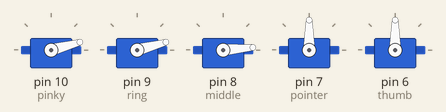
The sketch below on a simulated Arduino Uno, built with avr-gcc and run on an emulated ATmega328P. On the bench: 5 × servo.

Above: at 0.05 s.
At 0.6 s:
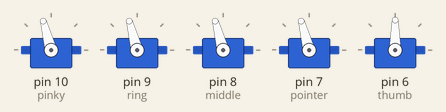
At 0.85 s:
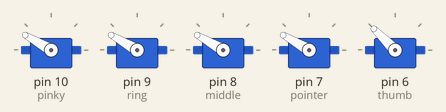
At 1.15 s:
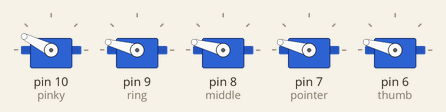
At 1.7 s:
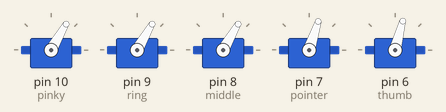
At 2.25 s:
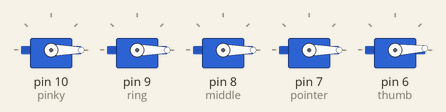
Timing chart, 0 to 5.3 s (numbered marks = the images above):
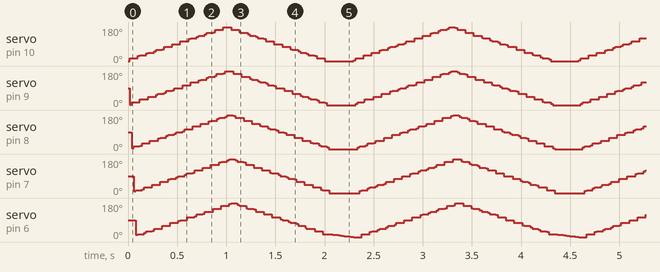

The sketch:

servo_test.ino
```cpp
#include <Servo.h>

Servo pinky;
Servo ring;
Servo middle;
Servo pointer;
Servo thumb;
int pos = 0;
int wait = 1;
void setup() {
  pinky.attach(10);
  ring.attach(9);
  middle.attach(8);
  pointer.attach(7);
  thumb.attach(6);
}
void loop() {
  for (pos = 0; pos <= 15; pos += 1) {
    pinky.write(pos);
    delay(wait);
  }
  for (pos = 0; pos <= 15; pos += 1) {
    ring.write(pos);
    delay(wait);
  }
  for (pos = 0; pos <= 15; pos += 1) {
    middle.write(pos);
    delay(wait);
  }
  for (pos = 0; pos <= 15; pos += 1) {
    pointer.write(pos);
    delay(wait);
  }
  for (pos = 0; pos <= 15; pos += 1) {
    thumb.write(pos);
    delay(wait);
  }
  for (pos = 15; pos <= 30; pos += 1) {
    pinky.write(pos);
    delay(wait);
  }
  for (pos = 15; pos <= 30; pos += 1) {
    ring.write(pos);
    delay(wait);
  }
  for (pos = 15; pos <= 30; pos += 1) {
    middle.write(pos);
    delay(wait);
  }
  for (pos = 15; pos <= 30; pos += 1) {
    pointer.write(pos);
    delay(wait);
  }
  for (pos = 15; pos <= 30; pos += 1) {
    thumb.write(pos);
    delay(wait);
  }
  for (pos = 30; pos <= 45; pos += 1) {
    pinky.write(pos);
    delay(wait);
  }
  for (pos = 30; pos <= 45; pos += 1) {
    ring.write(pos);
    delay(wait);
  }
  for (pos = 30; pos <= 45; pos += 1) {
    middle.write(pos);
    delay(wait);
  }
  for (pos = 30; pos <= 45; pos += 1) {
    pointer.write(pos);
    delay(wait);
  }
  for (pos = 30; pos <= 45; pos += 1) {
    thumb.write(pos);
    delay(wait);
  }
  for (pos = 45; pos <= 60; pos += 1) {
    pinky.write(pos);
    delay(wait);
  }
  for (pos = 45; pos <= 60; pos += 1) {
    ring.write(pos);
    delay(wait);
  }
  for (pos = 45; pos <= 60; pos += 1) {
    middle.write(pos);
    delay(wait);
  }
  for (pos = 45; pos <= 60; pos += 1) {
    pointer.write(pos);
    delay(wait);
  }
  for (pos = 45; pos <= 60; pos += 1) {
    thumb.write(pos);
    delay(wait);
  }
  for (pos = 60; pos <= 75; pos += 1) {
    pinky.write(pos);
    delay(wait);
  }
  for (pos = 60; pos <= 75; pos += 1) {
    ring.write(pos);
    delay(wait);
  }
  for (pos = 60; pos <= 75; pos += 1) {
    middle.write(pos);
    delay(wait);
  }
  for (pos = 60; pos <= 75; pos += 1) {
    pointer.write(pos);
    delay(wait);
  }
  for (pos = 60; pos <= 75; pos += 1) {
    thumb.write(pos);
    delay(wait);
  }
  for (pos = 75; pos <= 90; pos += 1) {
    pinky.write(pos);
    delay(wait);
  }
  for (pos = 75; pos <= 90; pos += 1) {
    ring.write(pos);
    delay(wait);
  }
  for (pos = 75; pos <= 90; pos += 1) {
    middle.write(pos);
    delay(wait);
  }
  for (pos = 75; pos <= 90; pos += 1) {
    pointer.write(pos);
    delay(wait);
  }
  for (pos = 75; pos <= 90; pos += 1) {
    thumb.write(pos);
    delay(wait);
  }
  //break
 for (pos = 90; pos <= 105; pos += 1) {
    pinky.write(pos);
    delay(wait);
  }
  for (pos = 90; pos <= 105; pos += 1) {
    ring.write(pos);
    delay(wait);
  }
  for (pos = 90; pos <= 105; pos += 1) {
    middle.write(pos);
    delay(wait);
  }
  for (pos = 90; pos <= 105; pos += 1) {
    pointer.write(pos);
    delay(wait);
  }
  for (pos = 90; pos <= 105; pos += 1) {
    thumb.write(pos);
    delay(wait);
  }
   for (pos = 105; pos <= 120; pos += 1) {
    pinky.write(pos);
    delay(wait);
  }
  for (pos = 105; pos <= 120; pos += 1) {
    ring.write(pos);
    delay(wait);
  }
  for (pos = 105; pos <= 120; pos += 1) {
    middle.write(pos);
    delay(wait);
  }
  for (pos = 105; pos <= 120; pos += 1) {
    pointer.write(pos);
    delay(wait);
  }
  for (pos = 105; pos <= 120; pos += 1) {
    thumb.write(pos);
    delay(wait);
  }
  //break
    for (pos = 120; pos <= 135; pos += 1) {
    pinky.write(pos);
    delay(wait);
  }
  for (pos = 120; pos <= 135; pos += 1) {
    ring.write(pos);
    delay(wait);
  }
  for (pos = 120; pos <= 135; pos += 1) {
    middle.write(pos);
    delay(wait);
  }
  for (pos = 120; pos <= 135; pos += 1) {
    pointer.write(pos);
    delay(wait);
  }
  for (pos = 120; pos <= 135; pos += 1) {
    thumb.write(pos);
    delay(wait);
  }
  for (pos = 135; pos <= 150; pos += 1) {
    pinky.write(pos);
    delay(wait);
  }
  for (pos = 135; pos <= 150; pos += 1) {
    ring.write(pos);
    delay(wait);
  }
  for (pos = 135; pos <= 150; pos += 1) {
    middle.write(pos);
    delay(wait);
  }
  for (pos = 135; pos <= 150; pos += 1) {
    pointer.write(pos);
    delay(wait);
  }
  for (pos = 135; pos <= 150; pos += 1) {
    thumb.write(pos);
    delay(wait);
  }
  for (pos = 150; pos <= 165; pos += 1) {
    pinky.write(pos);
    delay(wait);
  }
  for (pos = 150; pos <= 165; pos += 1) {
    ring.write(pos);
    delay(wait);
  }
  for (pos = 150; pos <= 165; pos += 1) {
    middle.write(pos);
    delay(wait);
  }
  for (pos = 150; pos <= 165; pos += 1) {
    pointer.write(pos);
    delay(wait);
  }
  for (pos = 150; pos <= 165; pos += 1) {
    thumb.write(pos);
    delay(wait);
  }
  for (pos = 165; pos <= 180; pos += 1) {
    pinky.write(pos);
    delay(wait);
  }
  for (pos = 165; pos <= 180; pos += 1) {
    ring.write(pos);
    delay(wait);
  }
  for (pos = 165; pos <= 180; pos += 1) {
    middle.write(pos);
    delay(wait);
  }
  for (pos = 165; pos <= 180; pos += 1) {
    pointer.write(pos);
    delay(wait);
  }
  for (pos = 165; pos <= 180; pos += 1) {
    thumb.write(pos);
    delay(wait);
  }
   for (pos = 180; pos >= 165; pos -= 1) {
    pinky.write(pos);
    delay(wait);
  }
  for (pos = 180; pos >= 165; pos -= 1) {
    ring.write(pos);
    delay(wait);
  }
  for (pos = 180; pos >= 165; pos -= 1) {
    middle.write(pos);
    delay(wait);
  }
  for (pos = 180; pos >= 165; pos -= 1) {
    pointer.write(pos);
    delay(wait);
  }
  for (pos = 180; pos >= 165; pos -= 1) {
    thumb.write(pos);
    delay(wait);
  }
  for (pos = 165; pos >= 150; pos -= 1) {
    pinky.write(pos);
    delay(wait);
  }
  for (pos = 165; pos >= 150; pos -= 1) {
    ring.write(pos);
    delay(wait);
  }
  for (pos = 165; pos >= 150; pos -= 1) {
    middle.write(pos);
    delay(wait);
  }
  for (pos = 165; pos >= 150; pos -= 1) {
    pointer.write(pos);
    delay(wait);
  }
  for (pos = 165; pos >= 150; pos -= 1) {
    thumb.write(pos);
    delay(wait);
  }
   for (pos = 150; pos >= 135; pos -= 1) {
    pinky.write(pos);
    delay(wait);
  }
  for (pos = 150; pos >= 135; pos -= 1) {
    ring.write(pos);
    delay(wait);
  }
  for (pos = 150; pos >= 135; pos -= 1) {
    middle.write(pos);
    delay(wait);
  }
  for (pos = 150; pos >= 135; pos -= 1) {
    pointer.write(pos);
    delay(wait);
  }
  for (pos = 150; pos >= 135; pos -= 1) {
    thumb.write(pos);
    delay(wait);
  }
   for (pos = 135; pos >= 120; pos -= 1) {
    pinky.write(pos);
    delay(wait);
  }
  for (pos = 135; pos >= 120; pos -= 1) {
    ring.write(pos);
    delay(wait);
  }
  for (pos = 135; pos >= 120; pos -= 1) {
    middle.write(pos);
    delay(wait);
  }
  for (pos = 135; pos >= 120; pos -= 1) {
    pointer.write(pos);
    delay(wait);
  }
  for (pos = 135; pos >= 120; pos -= 1) {
    thumb.write(pos);
    delay(wait);
  }
  //break
  for (pos = 120; pos >= 105; pos -= 1) {
    pinky.write(pos);
    delay(wait);
  }
  for (pos = 120; pos >= 105; pos -= 1) {
    ring.write(pos);
    delay(wait);
  }
  for (pos = 120; pos >= 105; pos -= 1) {
    middle.write(pos);
    delay(wait);
  }
  for (pos = 120; pos >= 105; pos -= 1) {
    pointer.write(pos);
    delay(wait);
  }
  for (pos = 120; pos >= 105; pos -= 1) {
    thumb.write(pos);
    delay(wait);
  }
  for (pos = 105; pos >= 90; pos -= 1) {
    pinky.write(pos);
    delay(wait);
  }
  for (pos = 105; pos >= 90; pos -= 1) {
    ring.write(pos);
    delay(wait);
  }
  for (pos = 105; pos >= 90; pos -= 1) {
    middle.write(pos);
    delay(wait);
  }
  for (pos = 105; pos >= 90; pos -= 1) {
    pointer.write(pos);
    delay(wait);
  }
  for (pos = 105; pos >= 90; pos -= 1) {
    thumb.write(pos);
    delay(wait);
  }
  //break
  for (pos = 90; pos >= 75; pos -= 1) {
    pinky.write(pos);
    delay(wait);
  }
  for (pos = 90; pos >= 75; pos -= 1) {
    ring.write(pos);
    delay(wait);
  }
  for (pos = 90; pos >= 75; pos -= 1) {
    middle.write(pos);
    delay(wait);
  }
  for (pos = 90; pos >= 75; pos -= 1) {
    pointer.write(pos);
    delay(wait);
  }
  for (pos = 90; pos >= 75; pos -= 1) {
    thumb.write(pos);
    delay(wait);
  }
  for (pos = 75; pos >= 60; pos -= 1) {
    pinky.write(pos);
    delay(wait);
  }
  for (pos = 75; pos >= 60; pos -= 1) {
    ring.write(pos);
    delay(wait);
  }
  for (pos = 75; pos >= 60; pos -= 1) {
    middle.write(pos);
    delay(wait);
  }
  for (pos = 75; pos >= 60; pos -= 1) {
    pointer.write(pos);
    delay(wait);
  }
  for (pos = 75; pos >= 60; pos -= 1) {
    thumb.write(pos);
    delay(wait);
  }
  for (pos = 60; pos >= 45; pos -= 1) {
    pinky.write(pos);
    delay(wait);
  }
  for (pos = 60; pos >= 45; pos -= 1) {
    ring.write(pos);
    delay(wait);
  }
  for (pos = 60; pos >= 45; pos -= 1) {
    middle.write(pos);
    delay(wait);
  }
  for (pos = 60; pos >= 45; pos -= 1) {
    pointer.write(pos);
    delay(wait);
  }
  for (pos = 60; pos >= 45; pos -= 1) {
    thumb.write(pos);
    delay(wait);
  }
  for (pos = 45; pos >= 30; pos -= 1) {
    pinky.write(pos);
    delay(wait);
  }
  for (pos = 45; pos >= 30; pos -= 1) {
    ring.write(pos);
    delay(wait);
  }
  for (pos = 45; pos >= 30; pos -= 1) {
    middle.write(pos);
    delay(wait);
  }
  for (pos = 45; pos >= 30; pos -= 1) {
    pointer.write(pos);
    delay(wait);
  }
  for (pos = 45; pos >= 30; pos -= 1) {
    thumb.write(pos);
    delay(wait);
  }
  for (pos = 30; pos >= 15; pos -= 1) {
    pinky.write(pos);
    delay(wait);
  }
  for (pos = 30; pos >= 15; pos -= 1) {
    ring.write(pos);
    delay(wait);
  }
  for (pos = 30; pos >= 15; pos -= 1) {
    middle.write(pos);
    delay(wait);
  }
  for (pos = 30; pos >= 15; pos -= 1) {
    pointer.write(pos);
    delay(wait);
  }
  for (pos = 30; pos >= 15; pos -= 1) {
    thumb.write(pos);
    delay(wait);
  }
  for (pos = 15; pos >= 0; pos -= 1) {
    pinky.write(pos);
    delay(wait);
  }
  for (pos = 15; pos >= 0; pos -= 1) {
    ring.write(pos);
    delay(wait);
  }
  for (pos = 15; pos >= 0; pos -= 1) {
    middle.write(pos);
    delay(wait);
  }
  for (pos = 15; pos >= 0; pos -= 1) {
    pointer.write(pos);
    delay(wait);
  }
  for (pos = 15; pos >= 0; pos -= 1) {
    thumb.write(pos);
    delay(15);
  }
}
```
